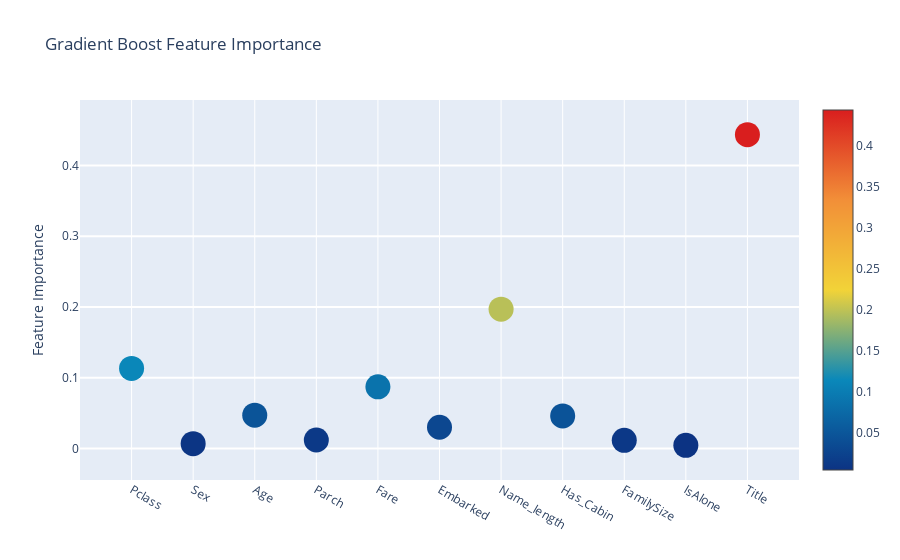

Notebook source saved alongside this figure:
### Code cell
# Extra Trees
trace = go.Scatter(
    y=feature_dataframe["Gradient Boost feature importances"].values,
    x=feature_dataframe["features"].values,
    mode="markers",  # 산점도를 점으로 표시
    # 점의 속성
    marker=dict(
        sizemode="diameter",  # 점의 크기를 지름으로 조정
        sizeref=1,  # 점의 크기를 참조할 값
        size=25,  # 점의 기본 크기를 25
        # 점의 색을 중요도 값에 따라
        color=feature_dataframe["Gradient Boost feature importances"].values,
        colorscale="Portland",
        showscale=True,  # 색상 막대 표시
    ),
    text=feature_dataframe["features"].values,  # 각 점에 마우스 올리면 표시될 텍스트
)
data = [trace]

# 그래프의 레이아웃 정의
layout = go.Layout(
    autosize=True,  # 그래프 크기 자동 조정
    title="Gradient Boost Feature Importance",
    hovermode="closest",  # 마우스를 점에 올릴 때 가장 가까운 점에 대한 정보 표시
    # 눈금 길이 5, y축 그리드 라인 너비 2
    yaxis=dict(title="Feature Importance", ticklen=5, gridwidth=2),
    showlegend=False,
)

# 데이터를 시각화하는 객체, data와 layout을 기반으로 그래프 생성
fig = go.Figure(data=data, layout=layout)
py.iplot(fig, filename="scatter2010")

### Figure 1 — Plotly figure (JSON) as saved in the notebook; plotly's stock layout.template omitted (floating-point values rounded to 4 significant figures)
{"data": [{"marker": {"color": [0.1133, 0.006972, 0.04727, 0.01217, 0.08732, 0.03015, 0.1969, 0.0462, 0.01166, 0.00457, 0.4435], "colorscale": [[0, "rgb(12,51,131)"], [0.25, "rgb(10,136,186)"], [0.5, "rgb(242,211,56)"], [0.75, "rgb(242,143,56)"], [1, "rgb(217,30,30)"]], "showscale": true, "size": 25, "sizemode": "diameter", "sizeref": 1}, "mode": "markers", "text": ["Pclass", "Sex", "Age", "Parch", "Fare", "Embarked", "Name_length", "Has_Cabin", "FamilySize", "IsAlone", "Title"], "type": "scatter", "x": ["Pclass", "Sex", "Age", "Parch", "Fare", "Embarked", "Name_length", "Has_Cabin", "FamilySize", "IsAlone", "Title"], "y": [0.1133, 0.006972, 0.04727, 0.01217, 0.08732, 0.03015, 0.1969, 0.0462, 0.01166, 0.00457, 0.4435]}], "layout": {"autosize": true, "hovermode": "closest", "showlegend": false, "title": {"text": "Gradient Boost Feature Importance"}, "xaxis": {"autorange": true, "range": [-0.9482, 10.95], "type": "category"}, "yaxis": {"autorange": true, "gridwidth": 2, "range": [-0.07809, 0.5261], "ticklen": 5, "title": {"text": "Feature Importance"}, "type": "linear"}}}
